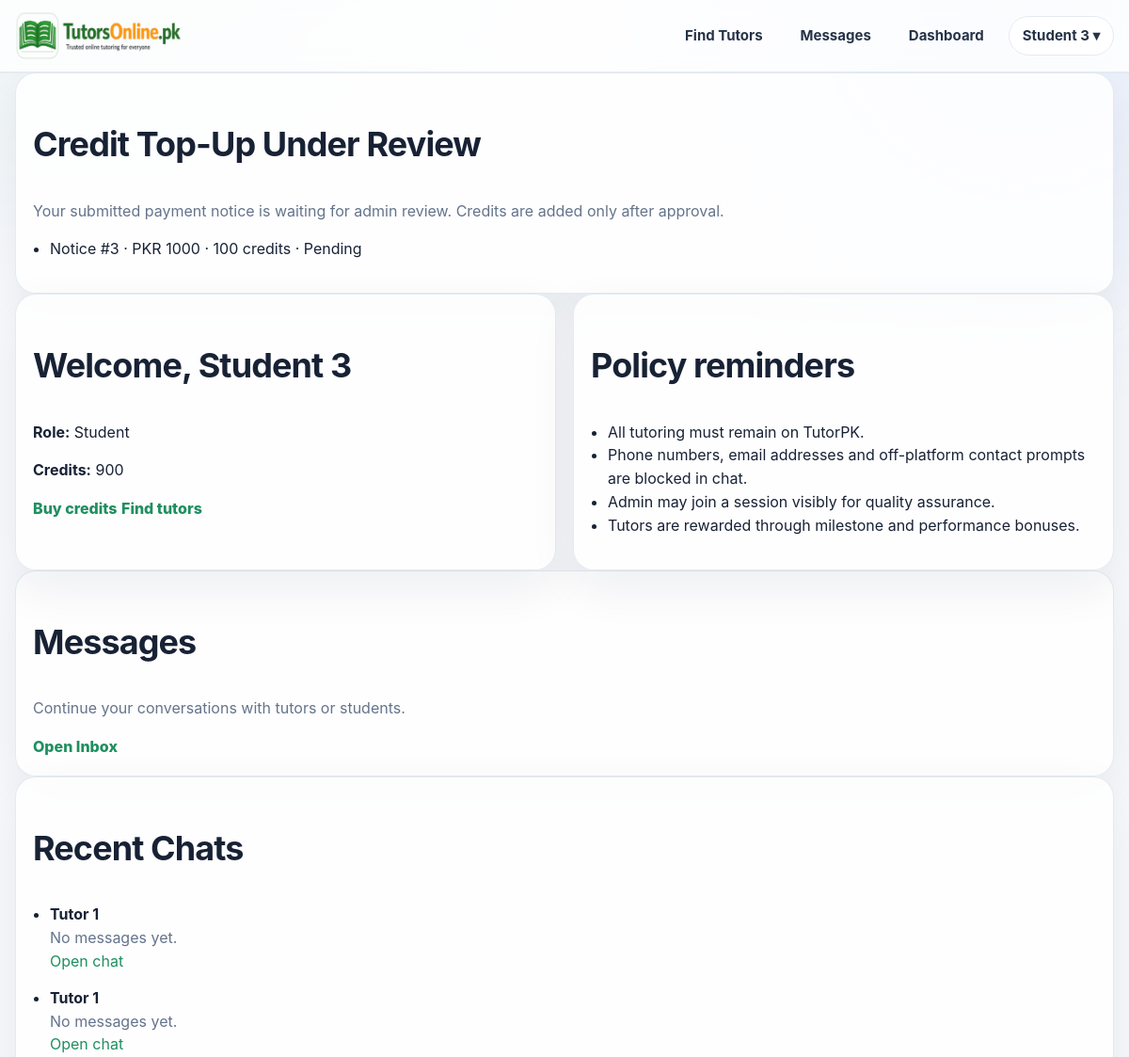
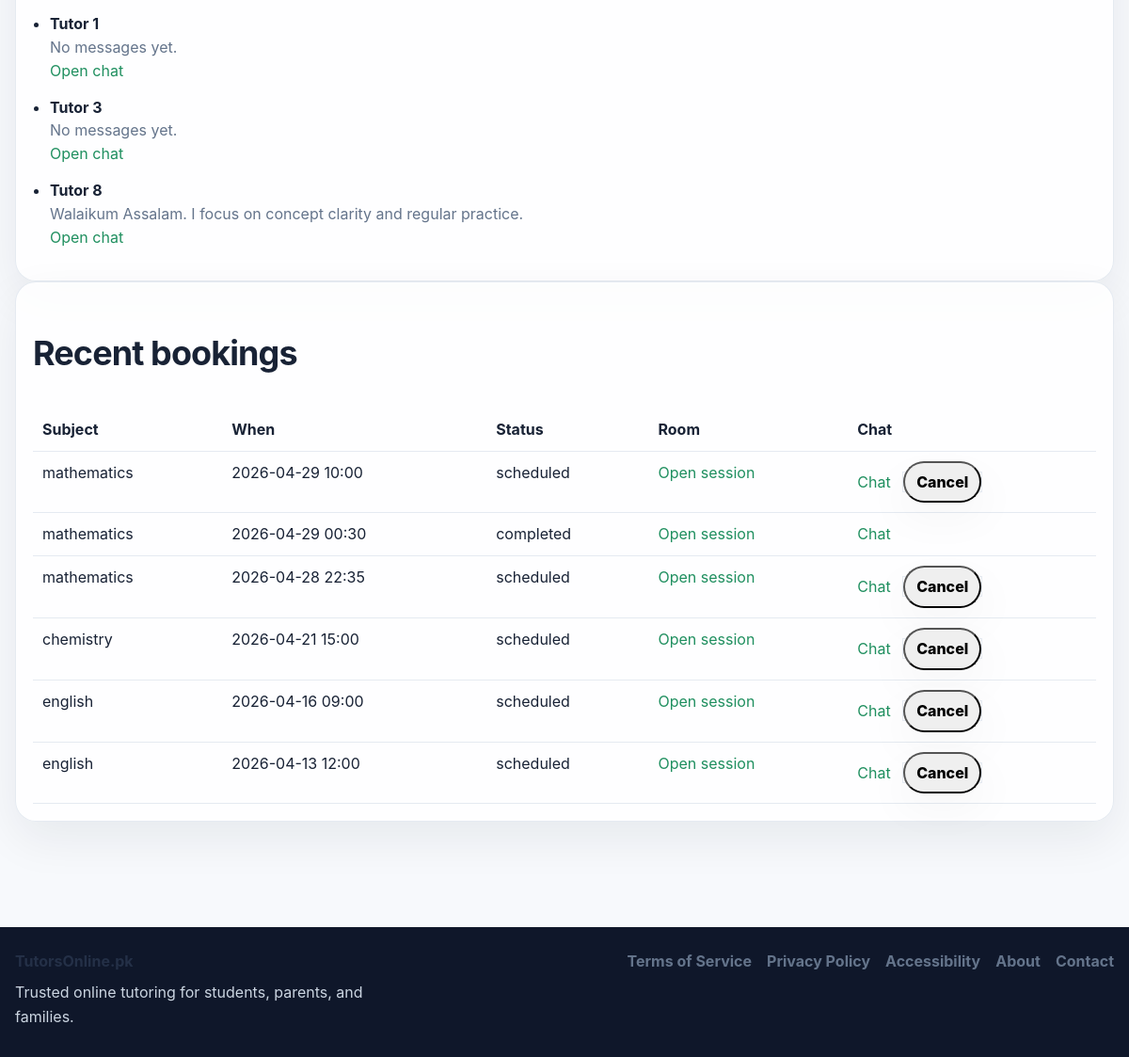
Page /dashboard (signed in) on the committed database (2 pictures, top to bottom).
### app.py (models this page shows, shortened)
class User(UserMixin, db.Model):
    id = db.Column(db.Integer, primary_key=True)
    email = db.Column(db.String(120), unique=True, nullable=False)
    password_hash = db.Column(db.String(255), nullable=False)
    role = db.Column(db.String(20), nullable=False, default="student")
    full_name = db.Column(db.String(120), nullable=False)
    public_name = db.Column(db.String(120), nullable=False)
    qualification = db.Column(db.String(120), default="")
    subjects = db.Column(db.String(255), default="")
    class_levels = db.Column(db.String(255), default="")
    experience_years = db.Column(db.Integer, default=0)
    bio = db.Column(db.Text, default="")
    degree_title = db.Column(db.String(255), default="")
    degree_major = db.Column(db.String(255), default="")
    degree_institution = db.Column(db.String(255), default="")
    degree_year = db.Column(db.String(50), default="")
    degree_grade = db.Column(db.String(50), default="")
    previous_path_choice = db.Column(db.String(50), default="")
    mphil_title = db.Column(db.String(255), default="")
    mphil_major = db.Column(db.String(255), default="")
    mphil_institution = db.Column(db.String(255), default="")
    mphil_year = db.Column(db.String(50), default="")
    mphil_grade = db.Column(db.String(50), default="")
    mphil_additional_note = db.Column(db.String(255), default="")
    masters_title = db.Column(db.String(255), default="")
    masters_major = db.Column(db.String(255), default="")
    masters_institution = db.Column(db.String(255), default="")
    masters_year = db.Column(db.String(50), default="")
    masters_grade = db.Column(db.String(50), default="")
    masters_additional_note = db.Column(db.String(255), default="")
    bachelor_title = db.Column(db.String(255), default="")
    bachelor_major = db.Column(db.String(255), default="")
    bachelor_institution = db.Column(db.String(255), default="")
    bachelor_year = db.Column(db.String(50), default="")
    bachelor_grade = db.Column(db.String(50), default="")
    bachelor_additional_note = db.Column(db.String(255), default="")
    inter_program = db.Column(db.String(100), default="")
    inter_institution = db.Column(db.String(255), default="")
    inter_grade = db.Column(db.String(50), default="")
    inter_year = db.Column(db.String(50), default="")
    matric_program = db.Column(db.String(100), default="")
    matric_institution = db.Column(db.String(255), default="")
    matric_grade = db.Column(db.String(50), default="")
    matric_year = db.Column(db.String(50), default="")
    gender = db.Column(db.String(50), default="")
    city = db.Column(db.String(120), default="")
    main_subject = db.Column(db.String(120), default="")
    additional_subjects = db.Column(db.String(255), default="")
    student_level = db.Column(db.String(120), default="")
    student_subject_needed = db.Column(db.String(120), default="")
    preferred_tutor_gender = db.Column(db.String(50), default="")
    learning_mode = db.Column(db.String(50), default="")
    teaching_mode = db.Column(db.String(50), default="")
    hourly_rate = db.Column(db.Integer, default=0)
    mobile_number = db.Column(db.String(40), default="")
    cnic_number = db.Column(db.String(40), default="")
    profile_image = db.Column(db.String(255), default="")
    degree_file = db.Column(db.String(255), default="")
    additional_qualification_level = db.Column(db.String(80), default="")
    additional_qualification_title = db.Column(db.String(255), default="")
    additional_qualification_major = db.Column(db.String(255), default="")
    additional_qualification_institution = db.Column(db.String(255), default="")
    additional_qualification_year = db.Column(db.String(50), default="")
    additional_qualification_grade = db.Column(db.String(50), default="")
    additional_qualification_file = db.Column(db.String(255), default="")
    demo_video_url = db.Column(db.String(255), default="")
    demo_video_file = db.Column(db.String(255), default="")
    modest_profile = db.Column(db.Boolean, default=False)
    audio_only = db.Column(db.Boolean, default=False)
    is_active_user = db.Column(db.Boolean, default=True)
    is_verified_tutor = db.Column(db.Boolean, default=False)
    profile_stage = db.Column(db.String(40), default="basic_complete")
    verification_submitted_at = db.Column(db.DateTime)
    approved_at = db.Column(db.DateTime)
    rejected_at = db.Column(db.DateTime)
    admin_review_note = db.Column(db.Text, default="")
    is_public_tutor = db.Column(db.Boolean, default=False)
    tutor_category = db.Column(db.String(80), default="")
    bonus_credits = db.Column(db.Integer, default=0)
    total_earnings_pkr = db.Column(db.Integer, default=0)
    monthly_earnings_pkr = db.Column(db.Integer, default=0)
    sessions_completed = db.Column(db.Integer, default=0)
    rating_avg = db.Column(db.Float, default=0.0)
    rating_count = db.Column(db.Integer, default=0)
    credits_balance = db.Column(db.Integer, default=0)
    pending_payout_pkr = db.Column(db.Integer, default=0)
    payout_method = db.Column(db.String(30), default="bank")
    payout_account_title = db.Column(db.String(120), default="")
    payout_account_number = db.Column(db.String(120), default="")
    payout_iban = db.Column(db.String(64), default="")
    created_at = db.Column(db.DateTime, default=datetime.utcnow)
    bookings_as_student = db.relationship(
        "Booking",
        backref="student",
        lazy=True,
        foreign_keys="Booking.student_id",
    )
    bookings_as_tutor = db.relationship(
        "Booking",
        backref="tutor",
        lazy=True,
        foreign_keys="Booking.tutor_id",
    )
    @property
    def is_active(self):
        return self.is_active_user

class PaymentNotice(db.Model):
    id = db.Column(db.Integer, primary_key=True)
    student_id = db.Column(db.Integer, db.ForeignKey("user.id"), nullable=False)
    amount_sent_pkr = db.Column(db.Integer, nullable=False)
    claimed_credits = db.Column(db.Integer, nullable=False)
    sender_name = db.Column(db.String(120), default="")
    sender_account = db.Column(db.String(120), default="")
    transfer_method = db.Column(db.String(50), default="bank")
    screenshot_filename = db.Column(db.String(255), default="")
    note = db.Column(db.Text, default="")
    status = db.Column(db.String(20), default="pending")
    admin_note = db.Column(db.Text, default="")
    reviewed_at = db.Column(db.DateTime)
    created_at = db.Column(db.DateTime, default=datetime.utcnow)
    student = db.relationship("User", backref="payment_notices")

class Conversation(db.Model):
    id = db.Column(db.Integer, primary_key=True)
    student_id = db.Column(db.Integer, db.ForeignKey("user.id"), nullable=False)
    tutor_id = db.Column(db.Integer, db.ForeignKey("user.id"), nullable=False)
    booking_id = db.Column(db.Integer, db.ForeignKey("booking.id"), nullable=True)
    created_at = db.Column(db.DateTime, default=datetime.utcnow)
    updated_at = db.Column(
        db.DateTime,
        default=datetime.utcnow,
        onupdate=datetime.utcnow
    )
    student = db.relationship("User", foreign_keys=[student_id], backref="student_conversations")
    tutor = db.relationship("User", foreign_keys=[tutor_id], backref="tutor_conversations")
    booking = db.relationship("Booking", backref="conversation")

class Message(db.Model):
    id = db.Column(db.Integer, primary_key=True)
    conversation_id = db.Column(
        db.Integer,
        db.ForeignKey("conversation.id"),
        nullable=False
    )
    sender_id = db.Column(db.Integer, db.ForeignKey("user.id"), nullable=False)
    body = db.Column(db.Text, nullable=False)
    is_read = db.Column(db.Boolean, default=False)
    created_at = db.Column(db.DateTime, default=datetime.utcnow)
    conversation = db.relationship(
        "Conversation",
        backref=db.backref(
            "messages",
            lazy=True,
            order_by="Message.created_at.asc()"
        )
    )
    sender = db.relationship("User")

class Booking(db.Model):
    id = db.Column(db.Integer, primary_key=True)
    student_id = db.Column(db.Integer, db.ForeignKey("user.id"), nullable=False)
    tutor_id = db.Column(db.Integer, db.ForeignKey("user.id"), nullable=False)
    subject = db.Column(db.String(120), nullable=False)
    class_level = db.Column(db.String(80), nullable=False)
    scheduled_at = db.Column(db.DateTime, nullable=False)
    duration_minutes = db.Column(db.Integer, default=60)
    credits_cost = db.Column(db.Integer, default=100)
    status = db.Column(db.String(30), default="scheduled")
    student_marked_complete = db.Column(db.Boolean, default=False)
    tutor_marked_complete = db.Column(db.Boolean, default=False)
    payout_released = db.Column(db.Boolean, default=False)
    reschedule_requested_at = db.Column(db.DateTime)
    proposed_scheduled_at = db.Column(db.DateTime)
    reschedule_status = db.Column(db.String(20), default="none")
    reschedule_note = db.Column(db.Text, default="")
    room_code = db.Column(db.String(50), default=lambda: uuid4().hex[:10])
    created_at = db.Column(db.DateTime, default=datetime.utcnow)

### app.py (the view, shortened to what this page needs)
@app.route("/dashboard")
@login_required
def dashboard():
    if current_user.role == "admin":
        return redirect(url_for("admin_dashboard"))
    bookings = (
        Booking.query.filter(
            ((Booking.student_id == current_user.id) | (Booking.tutor_id == current_user.id))
        )
        .order_by(Booking.scheduled_at.desc())
        .limit(10)
        .all()
    )
    pending_notices = []
    if current_user.role == "student":
        pending_notices = (
            PaymentNotice.query.filter(
                PaymentNotice.student_id == current_user.id,
                PaymentNotice.status.in_(PAYMENT_REVIEWABLE_STATUSES),
            )
            .order_by(PaymentNotice.created_at.desc())
            .all()
        )
        normalize_payment_notices(pending_notices)
    completion_data = None
    if current_user.role == "tutor":
        sync_tutor_stage(current_user)
        completion_data = get_tutor_completion_status(current_user)
    notifications = dashboard_notifications_for(current_user)
    recent_conversations = []
    if current_user.role == "student":
        recent_conversations = (
            Conversation.query
            .filter_by(student_id=current_user.id)
            .order_by(Conversation.updated_at.desc())
            .limit(5)
            .all()
        )
    return render_template(
        "dashboard.html",
        bookings=bookings,
        pending_notices=pending_notices,
        completion_data=completion_data,
        notifications=notifications,
        recent_conversations=recent_conversations,
        tutor_fee_instructions="Deposit PKR 500 to the instructed account and wait for admin confirmation.",
    )

### templates/dashboard.html (shortened to what this page needs)
{% extends 'base.html' %}
{% block content %}
{% if current_user.role == 'student' and pending_notices %}
<section class="card">
  <h2>Credit Top-Up Under Review</h2>
  <p class="muted">Your submitted payment notice is waiting for admin review. Credits are added only after approval.</p>
  <ul class="clean-list">
    {% for notice in pending_notices %}
      <li>
        Notice #{{ notice.id }} · PKR {{ notice.amount_sent_pkr }} · {{ notice.claimed_credits }} credits ·
        {{ notice.status.replace('_', ' ')|title }}
      </li>
    {% endfor %}
  </ul>
</section>
{% endif %}
<section class="grid two">
  <div class="card">
    <h2>Welcome, {{ current_user.public_name }}</h2>
    <p><strong>Role:</strong> {{ current_user.role|title }}</p>
    <p><strong>Credits:</strong> {{ current_user.credits_balance }}</p>
    {% if current_user.role == 'student' %}
      <a class="btn" href="{{ url_for('buy_credits') }}">Buy credits</a>
      <a class="btn btn-light" href="{{ url_for('tutors') }}">Find tutors</a>
    {% endif %}
  </div>
  <div class="card">
    <h2>Policy reminders</h2>
    <ul class="clean-list">
      <li>All tutoring must remain on TutorPK.</li>
      <li>Phone numbers, email addresses and off-platform contact prompts are blocked in chat.</li>
      <li>Admin may join a session visibly for quality assurance.</li>
      <li>Tutors are rewarded through milestone and performance bonuses.</li>
    </ul>
  </div>
</section>
<section class="card">
  <h2>Messages</h2>
  <p class="muted">Continue your conversations with tutors or students.</p>
  <a class="btn" href="{{ url_for('messages_inbox') }}">Open Inbox</a>
</section>
{% if recent_conversations %}
<section class="card">
  <h2>Recent Chats</h2>
  <ul class="clean-list">
    {% for convo in recent_conversations %}
      {% set other = convo.tutor if current_user.id == convo.student_id else convo.student %}
      {% set last_msg = convo.messages[-1] if convo.messages else None %}
      <li style="margin-bottom:14px;">
        <strong>{{ other.public_name }}</strong><br>
        {% if last_msg %}
          <span class="muted">
            {{ last_msg.body[:80] }}{% if last_msg.body|length > 80 %}...{% endif %}
          </span><br>
        {% else %}
          <span class="muted">No messages yet.</span><br>
        {% endif %}
        <a href="{{ url_for('message_thread', conversation_id=convo.id) }}">
          Open chat
        </a>
      </li>
    {% endfor %}
  </ul>
</section>
{% endif %}
<section class="card">
  <h2>Recent bookings</h2>
  <table class="table">
    <tr>
      <th>Subject</th>
      <th>When</th>
      <th>Status</th>
      <th>Room</th>
      <th>Chat</th>
    </tr>
    {% for booking in bookings %}
    <tr>
      <td>{{ booking.subject }}</td>
      <td>{{ booking.scheduled_at.strftime('%Y-%m-%d %H:%M') if booking.scheduled_at else '-' }}</td>
      <td>{{ booking.status }}</td>
      <td><a href="{{ url_for('live_session', booking_id=booking.id) }}">Open session</a></td>
      <td>
      <a href="{{ url_for('start_conversation', tutor_id=(booking.tutor_id if current_user.role == 'student' else booking.student_id)) }}">
        Chat
      </a>
      {% if booking.status in ['scheduled', 'confirmed'] %}
        <form method="post"
              action="{{ url_for('cancel_booking', booking_id=booking.id) }}"
              style="display:inline; margin-left:8px;">
          <button class="btn btn-light small-btn"
                  onclick="return confirm('Cancel this booking?');">
            Cancel
          </button>
        </form>
      {% endif %}
    </td>
    </tr>
    {% else %}
    <tr><td colspan="4">No bookings yet.</td></tr>
    {% endfor %}
  </table>
</section>
{% endblock %}

### templates/base.html (shortened to what this page needs)
<!doctype html>
<html lang="en">
<head>
  <link rel="stylesheet" href="{{ url_for('static', filename='css/styles.css') }}">
  <link rel="stylesheet" href="{{ url_for('static', filename='css/design-system.css') }}">
</head>
<body>
  <header class="site-header">
    <div class="container nav-wrap">
      <a href="{{ url_for('index') }}" class="brand">
        <img src="{{ url_for('static', filename='images/logo.png') }}" alt="TutorsOnline.pk" class="brand-logo">
      </a>
     <nav class="main-nav">
      <a href="{{ url_for('tutors') }}">Find Tutors</a>
      {% if current_user.is_authenticated %}
        <a href="{{ url_for('messages_inbox') }}" class="nav-messages-link">
          Messages
        </a>
        <a href="{{ url_for('dashboard') }}">Dashboard</a>
        <div class="nav-user-dropdown">
          <button type="button" class="nav-user-trigger">
            {{ current_user.public_name or 'Account' }} ▾
          </button>
        </div>
      {% else %}
        <a href="{{ url_for('contact') }}">Contact</a>
        <a href="{{ url_for('login') }}">Login</a>
        <a href="{{ url_for('register') }}" class="nav-join-btn">Join</a>
      {% endif %}
    </nav>
    </div>
  </header>
  <main class="site-main">
    <div class="container">
      {% block content %}{% endblock %}
    </div>
  </main>
  <footer class="site-footer">
    <div class="container footer-wrap">
      <div class="footer-brand">
        <strong>TutorsOnline.pk</strong>
        <p>Trusted online tutoring for students, parents, and families.</p>
      </div>
      <div class="footer-links">
        <a href="{{ url_for('terms') }}">Terms of Service</a>
        <a href="{{ url_for('privacy') }}">Privacy Policy</a>
        <a href="{{ url_for('accessibility') }}">Accessibility</a>
        <a href="{{ url_for('about') }}">About</a>
        <a href="{{ url_for('contact') }}">Contact</a>
      </div>
    </div>
  </footer>
</body>
</html>

### rows in the picture
User: public_name "Student 3", role "Student", credits_balance "900"
PaymentNotice: id "3", amount_sent_pkr "1000", claimed_credits "100", status.replace "Pending"
Conversation: shows "No messages yet."
User: public_name "Tutor 1"
Conversation: shows "No messages yet."
Conversation: shows "No messages yet."
Conversation: shows "No messages yet."
User: public_name "Tutor 3"
User: public_name "Tutor 8"
Message: body "Walaikum Assalam. I focus on concept clarity and regular practice."
Booking: subject "mathematics", scheduled_at "2026-04-29 10:00", status "scheduled"
Booking: subject "mathematics", scheduled_at "2026-04-29 00:30", status "completed"
Booking: subject "mathematics", scheduled_at "2026-04-28 22:35", status "scheduled"
Booking: subject "chemistry", scheduled_at "2026-04-21 15:00", status "scheduled"
Booking: subject "english", scheduled_at "2026-04-16 09:00", status "scheduled"
Booking: subject "english", scheduled_at "2026-04-13 12:00", status "scheduled"
